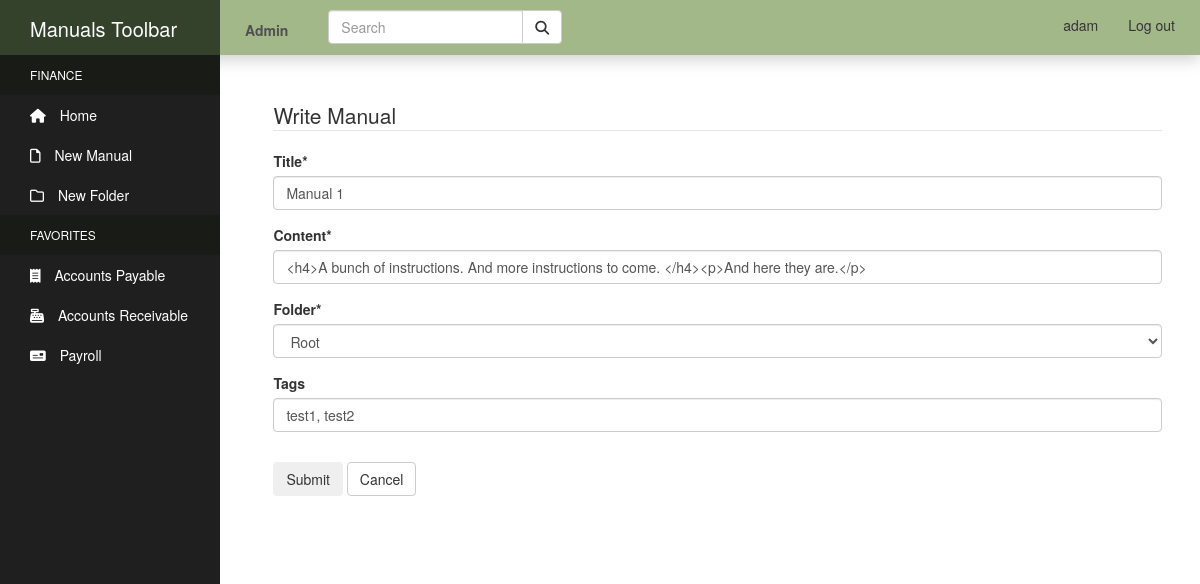
The app's page /manual/6/update/ (signed in), older data.
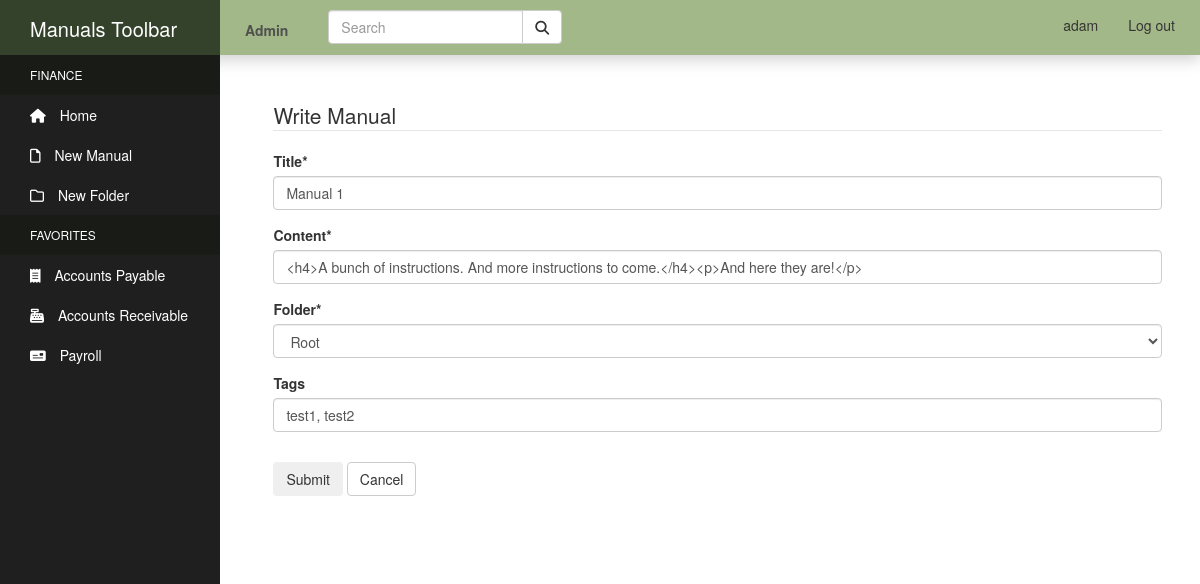
The same page, newer data.
### manuals/models.py (models this page shows, shortened)
class Manual(models.Model):
    title = models.CharField(max_length=100)
    author = models.ForeignKey(User, related_name='author', null=True, on_delete=models.SET_NULL)
    content = models.TextField()
    tags = models.CharField(max_length=150, blank=True, null=True)
    pub_date = models.DateTimeField('Date Published', auto_now_add=True)
    admin = models.ForeignKey(User, related_name='admin_of', null=True, on_delete=models.SET_NULL)
    department = models.ForeignKey(Department, related_name='manual_department', null=True, on_delete=models.SET_NULL)
    last_update = models.DateTimeField('Last Update', null=True, auto_now=True)
    last_update_by = models.ForeignKey(User, related_name='updated_by', null=True, on_delete=models.SET_NULL)
    next_update = models.DateTimeField('Next Update Due', null=True)
    update_assigned_to = models.ForeignKey(User, related_name='assigned_to', blank=True, null=True, on_delete=models.SET_NULL)
    is_archived = models.BooleanField('Archived', default=False)
    folder = TreeForeignKey(
    'Directory',
    default=1,
    related_name='manuals',
    on_delete=models.CASCADE
    )

### manuals/views.py (the view, shortened to what this page needs)
# urls.py: path('manual/<int:pk>/update/', views.ManualUpdate.as_view(), name='manual-update'),
class ManualUpdate(LoginRequiredMixin, UserPassesTestMixin, UpdateView):
    form_class = ManualForm
    model = Manual
    template_name = 'manuals/manual_form.html'
    def test_func(self):
        manual = self.get_object()
        if self.request.user == manual.author:
            return True
        return False

### manuals/forms.py
class ManualForm(ModelForm):
    class Meta:
        model = Manual
        fields = ['title', 'content', 'folder', 'tags']
        widgets = {
            'content': TinyMCE(attrs={'cols': 80, 'rows': 30})
        }
    def __init__(self, *args, **kwargs):
        current_dir = kwargs.pop('current_dir', None)
        if current_dir:
            super(ManualForm, self).__init__(*args, **kwargs)
            self.initial['folder'] = current_dir
        else:
            super(ManualForm, self).__init__(*args, **kwargs)

### manuals/models.py (called while the page is built)
    def __str__(self):
        return self.name

### manuals_site/my_processors/my_context.py (called while the page is built)
def custom_message_processor(request):
    messages = []
    uniq_messages = []
    for m in get_messages(request):
        if m.message not in messages:
            messages.append(m.message)
            uniq_messages.append(m)
    return {'messages': uniq_messages}

### manuals/templates/manuals/manual_form.html (shortened to what this page needs)
{% extends "manuals/header.html" %}
{% load crispy_forms_tags %}
{% block content %}
    <div class="content-section">
        <form method="POST">
            <fieldset class="form-group">
                <legend class="border-bottom mb-4">Write Manual</legend>
                {{ form|crispy }}
            </fieldset>
            <div class="form-group">
                <button class="btn btn-outline-info" type="submit">Submit</button>
                {% if manual.id %}
                <a class="btn btn-default" href="{% url 'manual-detail' manual.id  %}">Cancel</a>
                {% else %}
                <a class="btn btn-default" href="{% url 'index' %}">Cancel</a>
                {% endif %}
            </div>
        </form>
    </div>
{% endblock %}

Row changes from the older to the newer data that the page shows:
changed Manual "Manual 1": content "<h4>A bunch of instructions. And more instructions to come. </h4><p>And here they are.</p>" → "<h4>A bunch of instructions. And more instructions to come.</h4><p>And here they are!</p>"
